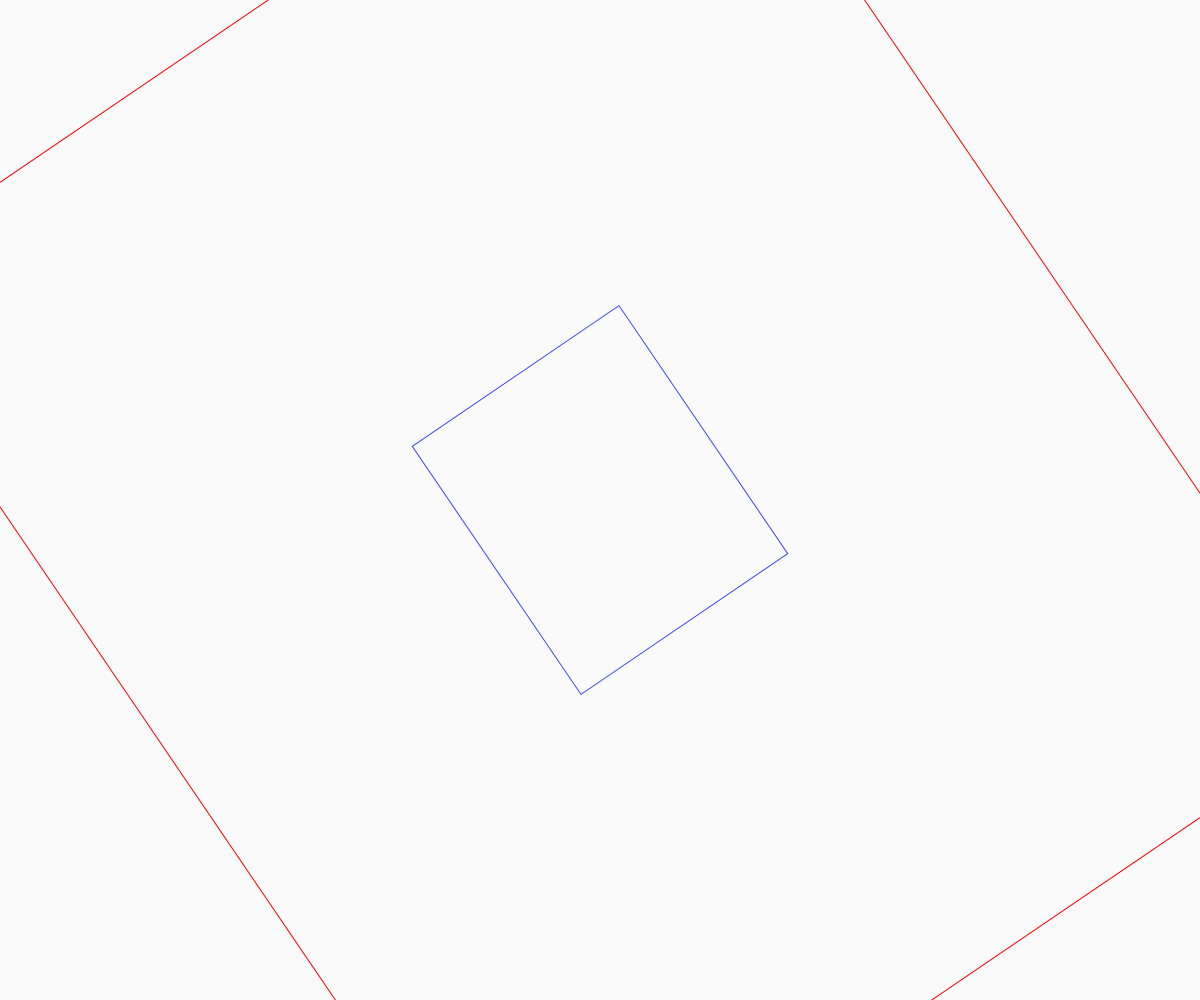
Frame 1 (no input)
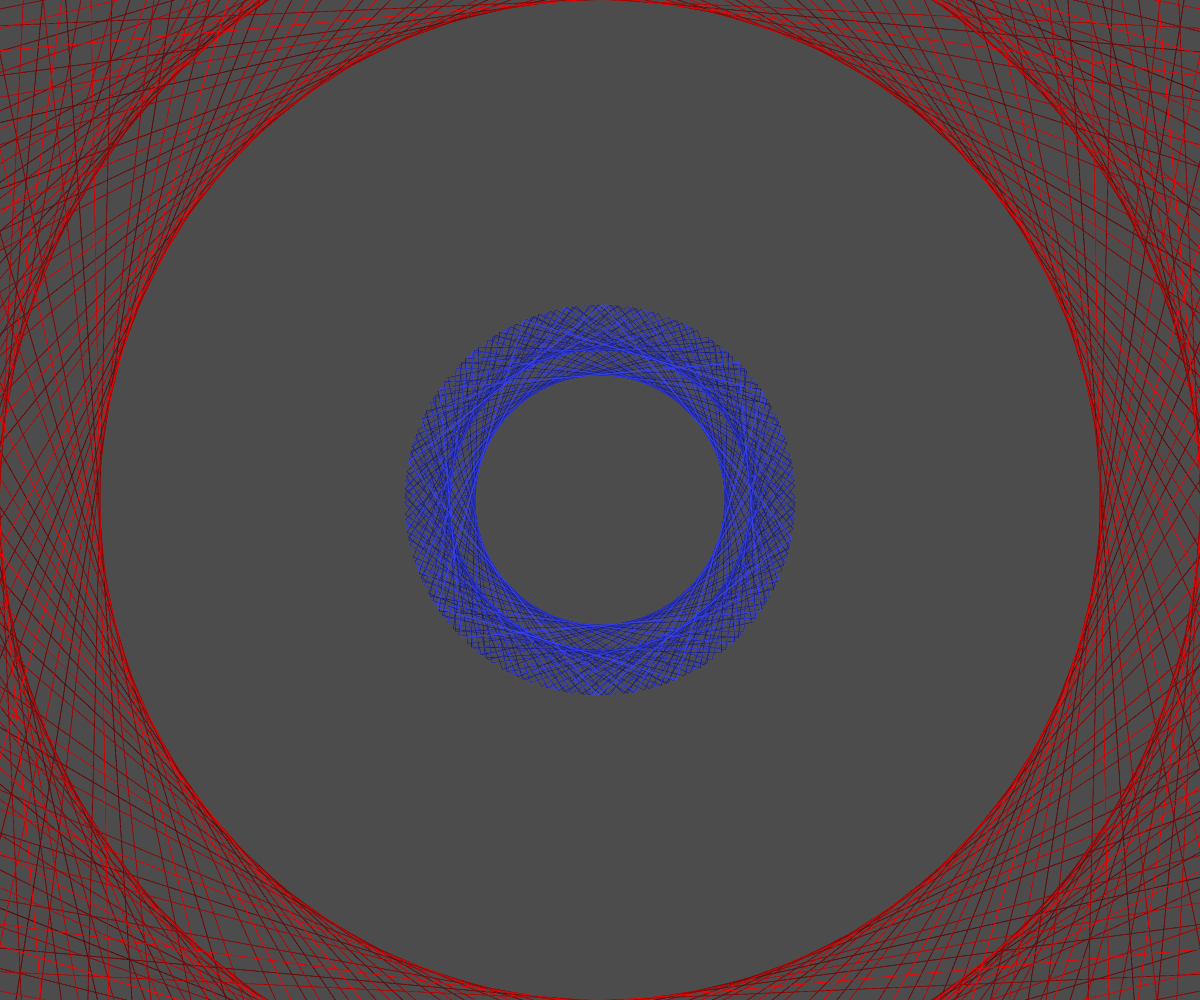
Frame 60 (no input)
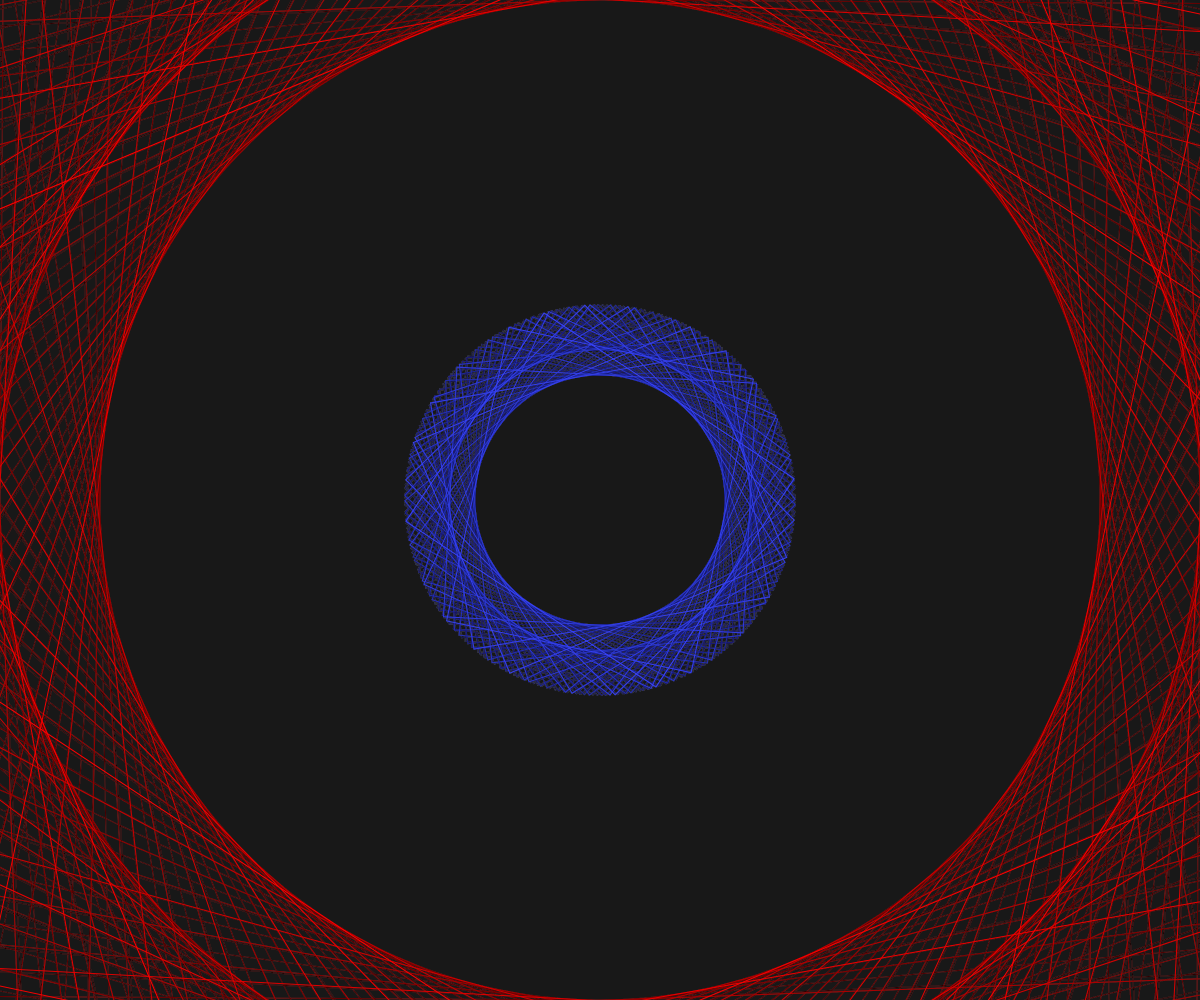
Frame 120 (the mouse pressed at the canvas centre since frame 60)

The p5.js sketch that drew these frames (run headless with seeded random() and noise() and a simulated clock; from frame 60 on, the mouse is pressed at the canvas centre):

// p5.js sketch
// ── sketch.js
function setup() {
  createCanvas(windowWidth, windowHeight);
  frameRate(20);
}

function draw() {
  background(0, 5);
  rectMode(CENTER);
   
  
  translate(width /2, height /2);
  rotate(frameCount / 0.001);

  push();
  noFill();
  stroke(255, 0, 0);
  rect(0, 0, windowWidth, windowHeight);
  pop();

  push();
  noFill();
  stroke(55, 66, 250);
  rect(0, 0, windowWidth/4, windowHeight/4);
  pop();
}

// ── style.css
html,body{
    margin: 0;
    padding: 0;
}

canvas{
    display: block;
}
